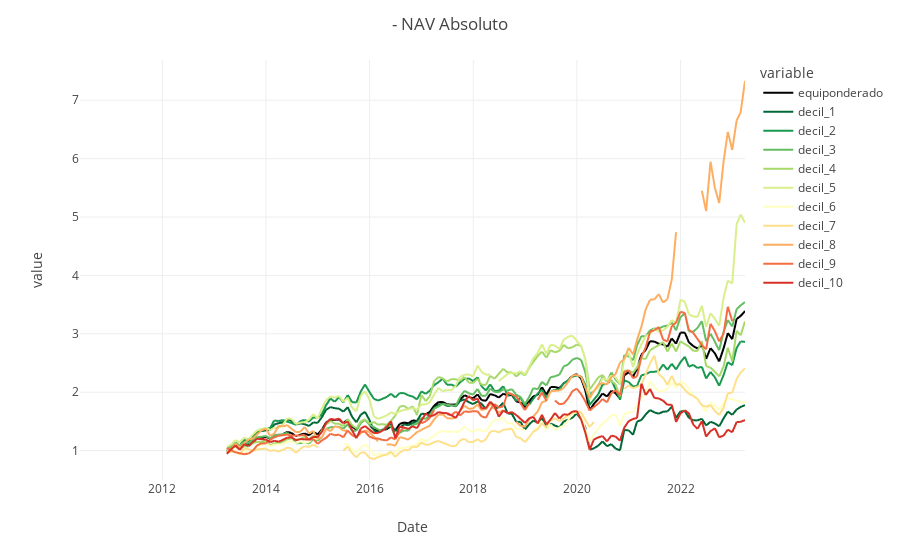

The code cell stored with this chart in its notebook:
### Code cell
pl.plot_NAV_absoluto(rets)

### Figure 1 — Plotly figure (JSON) as saved in the notebook; plotly's stock layout.template omitted (floating-point values rounded to 4 significant figures; data arrays with more than 128 entries replaced by an {"elided": "..."} marker saying what was removed)
{"data": [{"hovertemplate": "variable=equiponderado<br>index=%{x}<br>value=%{y}<extra></extra>", "legendgroup": "equiponderado", "line": {"color": "#000000", "dash": "solid"}, "marker": {"symbol": "circle"}, "mode": "lines", "name": "equiponderado", "showlegend": true, "type": "scattergl", "x": {"elided": "155 str values"}, "xaxis": "x", "y": {"elided": "155 float values"}, "yaxis": "y"}, {"hovertemplate": "variable=decil_1<br>index=%{x}<br>value=%{y}<extra></extra>", "legendgroup": "decil_1", "line": {"color": "rgb(0,104,55)", "dash": "solid"}, "marker": {"symbol": "circle"}, "mode": "lines", "name": "decil_1", "showlegend": true, "type": "scattergl", "x": {"elided": "155 str values"}, "xaxis": "x", "y": {"elided": "155 float values"}, "yaxis": "y"}, {"hovertemplate": "variable=decil_2<br>index=%{x}<br>value=%{y}<extra></extra>", "legendgroup": "decil_2", "line": {"color": "rgb(26,152,80)", "dash": "solid"}, "marker": {"symbol": "circle"}, "mode": "lines", "name": "decil_2", "showlegend": true, "type": "scattergl", "x": {"elided": "155 str values"}, "xaxis": "x", "y": {"elided": "155 float values"}, "yaxis": "y"}, {"hovertemplate": "variable=decil_3<br>index=%{x}<br>value=%{y}<extra></extra>", "legendgroup": "decil_3", "line": {"color": "rgb(102,189,99)", "dash": "solid"}, "marker": {"symbol": "circle"}, "mode": "lines", "name": "decil_3", "showlegend": true, "type": "scattergl", "x": {"elided": "155 str values"}, "xaxis": "x", "y": {"elided": "155 float values"}, "yaxis": "y"}, {"hovertemplate": "variable=decil_4<br>index=%{x}<br>value=%{y}<extra></extra>", "legendgroup": "decil_4", "line": {"color": "rgb(166,217,106)", "dash": "solid"}, "marker": {"symbol": "circle"}, "mode": "lines", "name": "decil_4", "showlegend": true, "type": "scattergl", "x": {"elided": "155 str values"}, "xaxis": "x", "y": {"elided": "155 float values"}, "yaxis": "y"}, {"hovertemplate": "variable=decil_5<br>index=%{x}<br>value=%{y}<extra></extra>", "legendgroup": "decil_5", "line": {"color": "rgb(217,239,139)", "dash": "solid"}, "marker": {"symbol": "circle"}, "mode": "lines", "name": "decil_5", "showlegend": true, "type": "scattergl", "x": {"elided": "155 str values"}, "xaxis": "x", "y": {"elided": "155 float values"}, "yaxis": "y"}, {"hovertemplate": "variable=decil_6<br>index=%{x}<br>value=%{y}<extra></extra>", "legendgroup": "decil_6", "line": {"color": "rgb(255,255,191)", "dash": "solid"}, "marker": {"symbol": "circle"}, "mode": "lines", "name": "decil_6", "showlegend": true, "type": "scattergl", "x": {"elided": "155 str values"}, "xaxis": "x", "y": {"elided": "155 float values"}, "yaxis": "y"}, {"hovertemplate": "variable=decil_7<br>index=%{x}<br>value=%{y}<extra></extra>", "legendgroup": "decil_7", "line": {"color": "rgb(254,224,139)", "dash": "solid"}, "marker": {"symbol": "circle"}, "mode": "lines", "name": "decil_7", "showlegend": true, "type": "scattergl", "x": {"elided": "155 str values"}, "xaxis": "x", "y": {"elided": "155 float values"}, "yaxis": "y"}, {"hovertemplate": "variable=decil_8<br>index=%{x}<br>value=%{y}<extra></extra>", "legendgroup": "decil_8", "line": {"color": "rgb(253,174,97)", "dash": "solid"}, "marker": {"symbol": "circle"}, "mode": "lines", "name": "decil_8", "showlegend": true, "type": "scattergl", "x": {"elided": "155 str values"}, "xaxis": "x", "y": {"elided": "155 float values"}, "yaxis": "y"}, {"hovertemplate": "variable=decil_9<br>index=%{x}<br>value=%{y}<extra></extra>", "legendgroup": "decil_9", "line": {"color": "rgb(244,109,67)", "dash": "solid"}, "marker": {"symbol": "circle"}, "mode": "lines", "name": "decil_9", "showlegend": true, "type": "scattergl", "x": {"elided": "155 str values"}, "xaxis": "x", "y": {"elided": "155 float values"}, "yaxis": "y"}, {"hovertemplate": "variable=decil_10<br>index=%{x}<br>value=%{y}<extra></extra>", "legendgroup": "decil_10", "line": {"color": "rgb(215,48,39)", "dash": "solid"}, "marker": {"symbol": "circle"}, "mode": "lines", "name": "decil_10", "showlegend": true, "type": "scattergl", "x": {"elided": "155 str values"}, "xaxis": "x", "y": {"elided": "155 float values"}, "yaxis": "y"}], "layout": {"hovermode": "x unified", "legend": {"title": {"text": "variable"}, "tracegroupgap": 0}, "margin": {"t": 60}, "title": {"text": " - NAV Absoluto"}, "xaxis": {"anchor": "y", "domain": [0, 1], "title": {"text": "Date"}}, "yaxis": {"anchor": "x", "domain": [0, 1], "title": {"text": "value"}}}}
